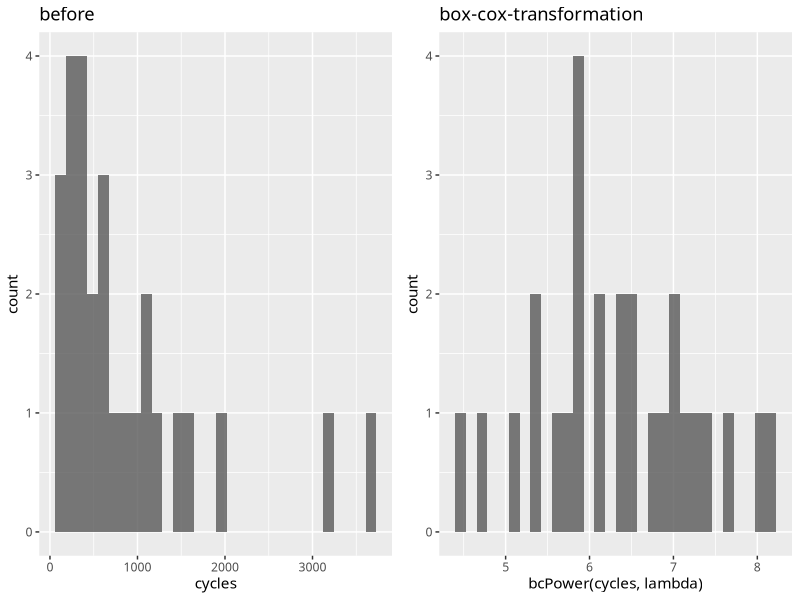
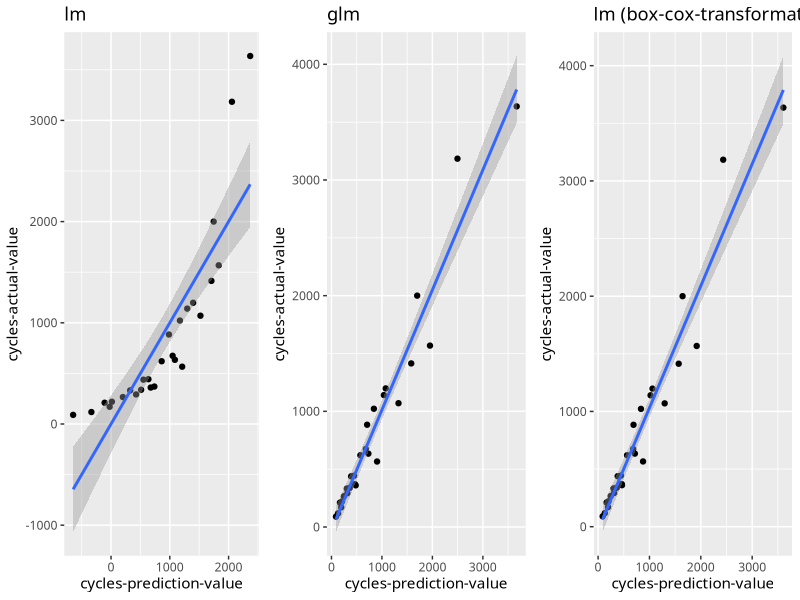

Source code (R) for these figures, in order:
require(car)
require(ggplot2)
require(ggfortify)

set.seed(12345)

theme_set(theme_gray(base_family="HiraMaruProN-W4"))

bcInverse <- function(x, lambda) {
    if (lambda == 0) {
        exp(x)
    } else {
        (lambda * x + 1)^(1 / lambda)
    }
}

# Box Cox Method, univariate
est <- powerTransform(cycles ~ len + amp + load, Wool)
summary(est)

# 1/2 : square root, 0 : log, -1 : inverse
lambda <- est$roundlam

p1 <- ggplot(Wool, aes(x = cycles), y = ..density..) + labs(title = "before")
p2 <- ggplot(Wool, aes(x = bcPower(cycles, lambda)), y = ..density..) +
    labs(title = "box-cox-transformation")

p <- new('ggmultiplot', plots=list(p1, p2), ncol=2)
p[1:2] <- p[1:2] + geom_histogram(alpha = 0.8, position = "identity", size = 1)
p

model.lm <- lm(cycles ~ len + amp + load, Wool)
summary(model.lm)
# Coefficients:
#             Estimate Std. Error t value Pr(>|t|)
# (Intercept) 4521.370   1621.721   2.788 0.010454 *
# len           13.200      2.301   5.736 7.66e-06 ***
# amp         -535.833    115.057  -4.657 0.000109 ***
# load         -62.167     23.011  -2.702 0.012734 *
# ---
# Signif. codes:  0 ‘***’ 0.001 ‘**’ 0.01 ‘*’ 0.05 ‘.’ 0.1 ‘ ’ 1
#
# Residual standard error: 488.1 on 23 degrees of freedom
# Multiple R-squared:  0.7291,	Adjusted R-squared:  0.6937
# F-statistic: 20.63 on 3 and 23 DF,  p-value: 1.028e-06

# gamma GLM with a log link
model.glm <- glm(cycles ~ len + amp + load, family = Gamma(link = log), data = Wool)
summary(model.glm)
# Deviance Residuals:
#      Min        1Q    Median        3Q       Max
# -0.43387  -0.11573  -0.00931   0.10245   0.25346
#
# Coefficients:
#               Estimate Std. Error t value Pr(>|t|)
# (Intercept) 10.4420740  0.5907520  17.676 7.01e-15 ***
# len          0.0168502  0.0008382  20.102 4.33e-16 ***
# amp         -0.6311986  0.0419124 -15.060 2.10e-13 ***
# load        -0.0770519  0.0083825  -9.192 3.66e-09 ***
# ---
# Signif. codes:  0 ‘***’ 0.001 ‘**’ 0.01 ‘*’ 0.05 ‘.’ 0.1 ‘ ’ 1
#
# (Dispersion parameter for Gamma family taken to be 0.03161972)
#
#     Null deviance: 22.88393  on 26  degrees of freedom
# Residual deviance:  0.76935  on 23  degrees of freedom
# AIC: 332.76

# fit linear model with transformed response:
model.bc <- lm(bcPower(cycles, lambda) ~ len + amp + load, Wool)
summary(model.bc)
# Coefficients:
#              Estimate Std. Error t value Pr(>|t|)
# (Intercept) 10.551813   0.616683  17.111 1.41e-14 ***
# len          0.016648   0.000875  19.025 1.43e-15 ***
# amp         -0.630866   0.043752 -14.419 5.22e-13 ***
# load        -0.078524   0.008750  -8.974 5.66e-09 ***
# ---
# Signif. codes:  0 ‘***’ 0.001 ‘**’ 0.01 ‘*’ 0.05 ‘.’ 0.1 ‘ ’ 1
#
# Residual standard error: 0.1856 on 23 degrees of freedom
# Multiple R-squared:  0.9658,	Adjusted R-squared:  0.9614
# F-statistic: 216.8 on 3 and 23 DF,  p-value: < 2.2e-16

df <- data.frame(
    predict.lm = predict(model.lm, Wool),
    predict.glm = exp(predict(model.glm, Wool)),
    predict.bc = bcInverse(predict(model.bc, Wool), lambda),
    actual = Wool$cycles
)

p1 <- ggplot(df, aes(x = predict.lm, y = actual)) +
    labs(title = "lm", x = "cycles-prediction-value", y = "cycles-actual-value")
p2 <- ggplot(df, aes(x = predict.glm, y = actual)) +
    labs(title = "glm", x = "cycles-prediction-value", y = "cycles-actual-value")
p3 <- ggplot(df, aes(x = predict.bc, y = actual)) +
    labs(title = "lm (box-cox-transformation)", x = "cycles-prediction-value", y = "cycles-actual-value")

p <- new('ggmultiplot', plots = list(p1, p2, p3), ncol=3)
p[1:3] <- p[1:3] + geom_point() + stat_smooth(method = 'lm')
p
